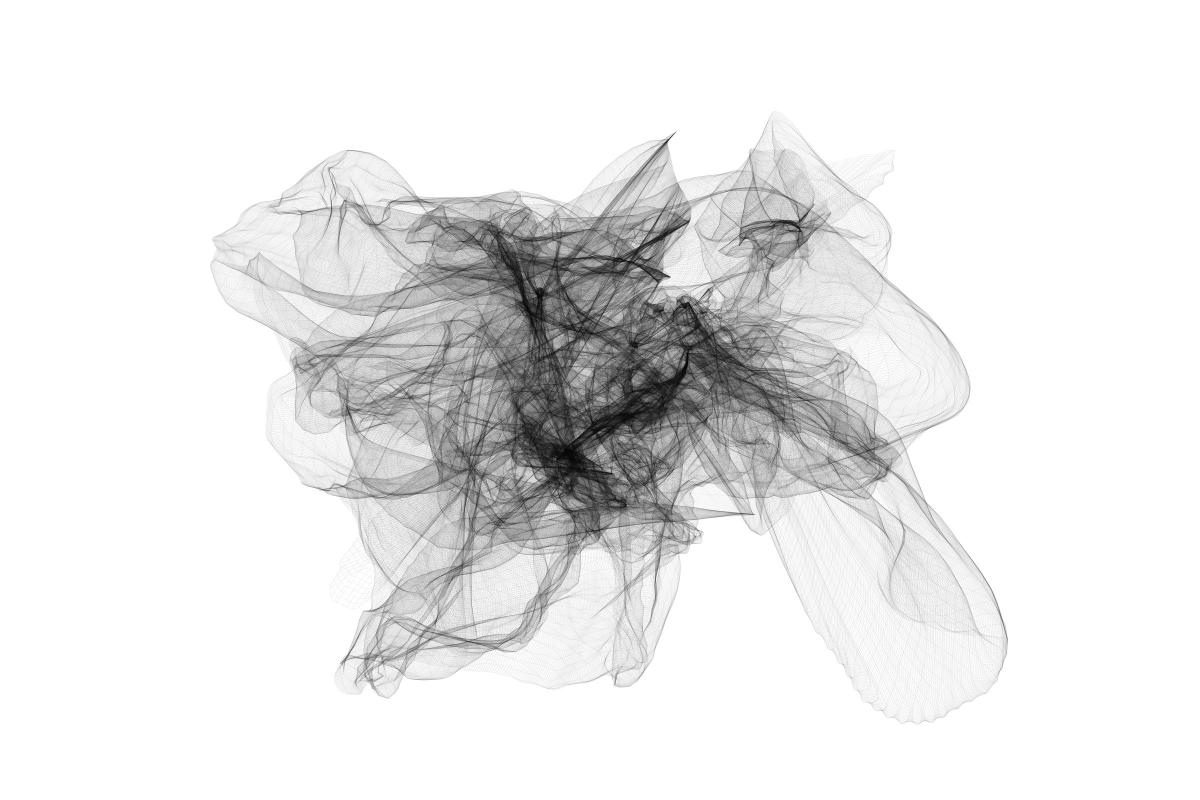
#> input picture src/assets/posts/neurons-brain-cells-abstract.jpg, 2400 x 1600 px (shown at 1/2 size)
$ python export_web.py ../../../src/assets/posts/neurons-brain-cells-abstract.jpg ../../../src/assets/posts/neurons-brain-cells-abstract.jpg
#> lines starting #> are read from the running program, lines starting #| are printed output that depends on the picture
#!/usr/bin/env python3
"""Write the web copy of a chosen image: src/assets/posts/<id>.jpg (or .png with transparency).

Pillow is not a project dependency, so run it through uv:

    uv run --with pillow python3 .claude/skills/image-candidate/export_web.py <original> <id>

The same rules apply to every image, so no post needs its own tuning:
- Crop to the subject. When the corners share one flat background colour (art on
  white or black), trim it to the subject's edges plus a 1% margin. A photo with
  no flat background is left uncropped.
- 2400px on the long side at most; metadata (EXIF, GPS) is not copied.
"""
import sys
from pathlib import Path

from PIL import Image, ImageChops, ImageOps

LONG_SIDE = 2400
QUALITY = 85
MARGIN = 0.01
# How far a pixel may differ from the background before it counts as subject.
# High enough to skip JPEG noise, low enough to keep faint lines.
INK = 12
OUT_DIR = Path(__file__).resolve().parents[3] / "src" / "assets" / "posts"


def subject_box(im: Image.Image) -> tuple[int, int, int, int] | None:
    """The subject's bounding box, or None when the corners don't share one background."""
    rgb = im.convert("RGB")
    w, h = rgb.size
    corners = [rgb.getpixel(p) for p in ((0, 0), (w - 1, 0), (0, h - 1), (w - 1, h - 1))]
    bg = corners[0]
    if any(max(abs(a - b) for a, b in zip(c, bg)) > INK for c in corners):
        return None
    diff = ImageChops.difference(rgb, Image.new("RGB", rgb.size, bg)).convert("L")
    box = diff.point(lambda v: 255 if v > INK else 0).getbbox()
    if box is None:
        return None
    pad = round(max(w, h) * MARGIN)
    l, t, r, b = box
    return max(0, l - pad), max(0, t - pad), min(w, r + pad), min(h, b + pad)


def main(src: str, image_id: str) -> None:
    with Image.open(src) as im:
#> im is the input picture: PIL image 2400x1600 RGB; min 0, max 255, mean 232.9
        alpha = "A" in im.getbands() or "transparency" in im.info
#> alpha = False
        im = ImageOps.exif_transpose(im)
        im = im.convert("RGBA" if alpha else "RGB")
        box = None if alpha else subject_box(im)
#> in subject_box, `corners = [rgb.getpixel(p) for p in ((0, 0), (w - 1, 0), (0, h - 1), (..`: corners = [(255, 255, 255), (255, 255, 255), (255, 255, 255), (255, 255, 255)]
#> in subject_box, `bg = corners[0]`: bg = (255, 255, 255)
#> in subject_box, `diff = ImageChops.difference(rgb, Image.new("RGB", rgb.size, bg)).conv..`:
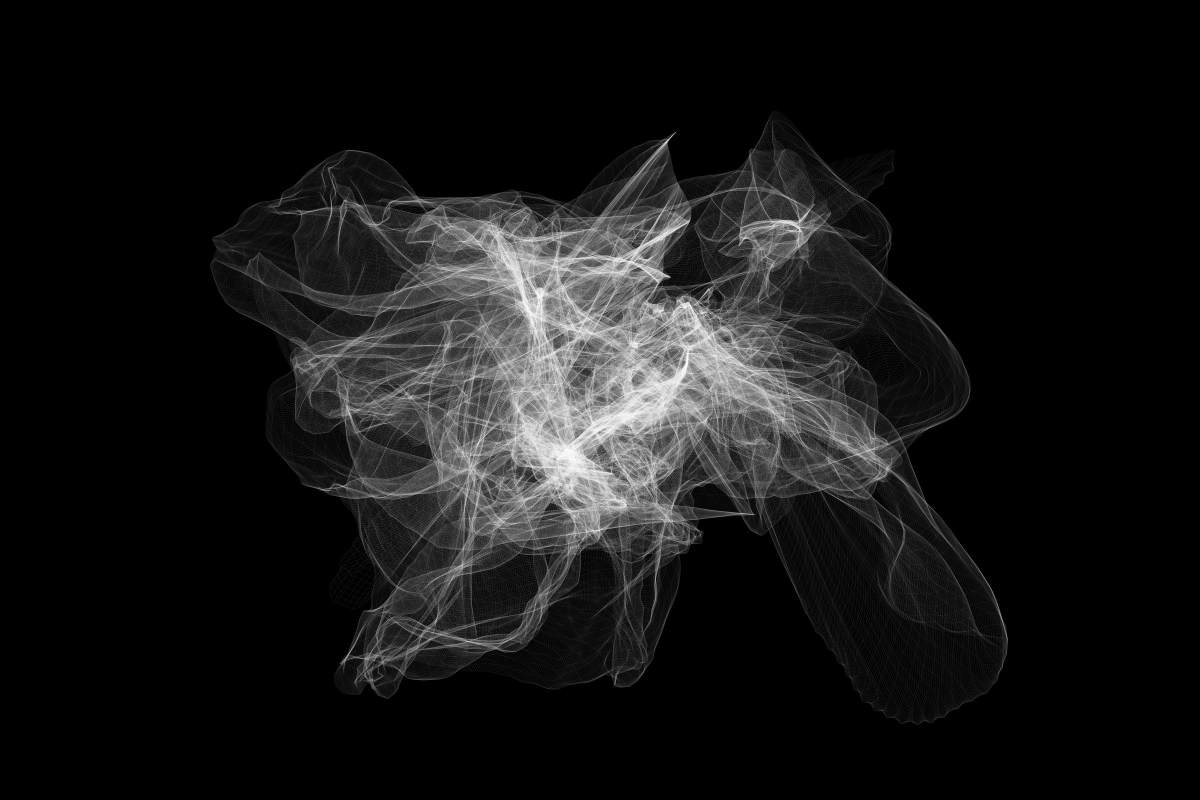
#> diff: PIL image 2400x1600 L (shown at 1/2 size); min 0, max 255, mean 22.1
#> in subject_box, `box = diff.point(lambda v: 255 if v > INK else 0).getbbox()`: box = (420, 222, 2016, 1450)
#> in subject_box, `l, t, r, b = box`: l = 420; t = 222; r = 2016; b = 1450
#> box = (396, 198, 2040, 1474)
        if box:
            im = im.crop(box)
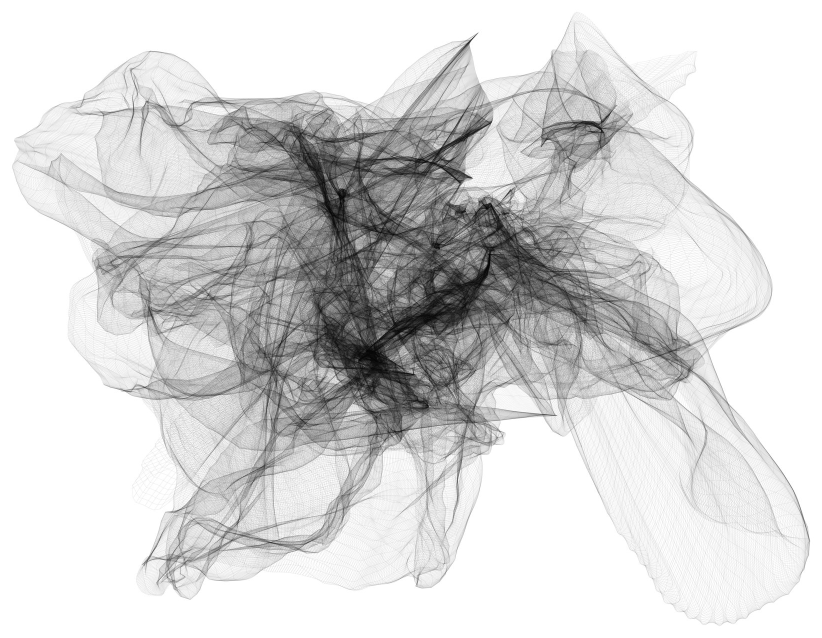
#> im: PIL image 1644x1276 RGB (shown at 1/2 size); min 0, max 255, mean 214.5
        im.thumbnail((LONG_SIDE, LONG_SIDE), Image.LANCZOS)
        OUT_DIR.mkdir(parents=True, exist_ok=True)
        out = OUT_DIR / f"{image_id}.{'png' if alpha else 'jpg'}"
        if alpha:
            im.save(out, "PNG", optimize=True)
        else:
            im.save(out, "JPEG", quality=QUALITY, optimize=True)
    note = f"cropped to {box}" if box else "not cropped (no flat background)"
#> note = 'cropped to (396, 198, 2040, 1474)'
#> (the run stopped early here; a loop or call above may not have finished)
